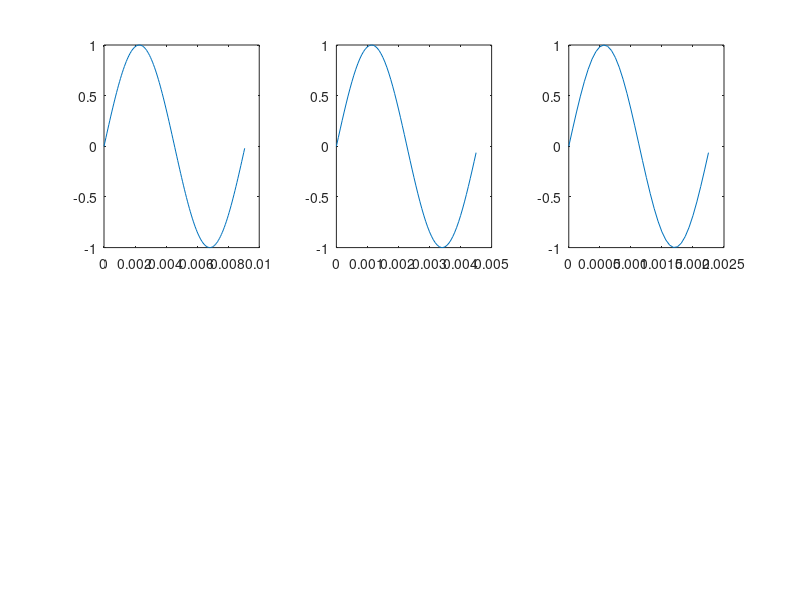

Write the MATLAB code that produced this figure.
# Exercise 1

amp   = 0.3162;       % sinusoid amplitude (-10dB)
freq  = 110;          % frequency in Hertz (cps)
freq2 = 220;
freq3 = 440;
freq4 = 130.81;
freq5 = 261.63;
freq6 = 523.25;
dur   = 2.0;          % duration in seconds
sr    = 16000;        % the audio sample rate
phase = 0;            % initial phase (phase offset)
n     = [0: dur * sr];% sample index vector

# the sinusoid generator
x   = sin( 2 * pi * freq  / sr * n + phase);
x1  = sin( 2 * pi * freq2 / sr * n + phase);
x2  = sin( 2 * pi * freq3 / sr * n + phase);
x3  = sin( 2 * pi * freq4 / sr * n + phase);
x4  = sin( 2 * pi * freq5 / sr * n + phase);
x5  = sin( 2 * pi * freq6 / sr * n + phase);

subplot(2, 3, 1)
plot( [0 : ceil(sr / freq) - 1] / sr  ,
      x(1 : ceil(sr / freq))
     );
     
subplot(2, 3, 2)
plot( [0 : ceil(sr / freq2) - 1] / sr  ,
      x1(1 : ceil(sr / freq2))
     );
     
subplot(2, 3, 3)
plot( [0 : ceil(sr / freq3) - 1] / sr  ,
      x2(1 : ceil(sr / freq3))
     );
     
     
%sound(x5, 16000)     